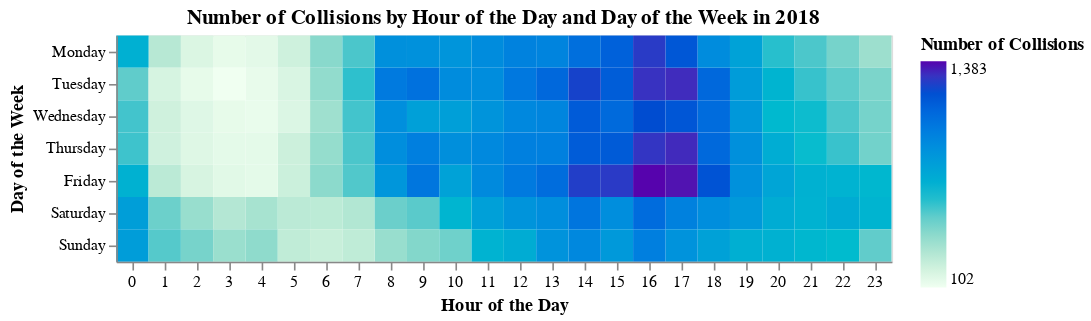

Source (notebook cell):
### Code cell
c1 = alt.Chart(collisions[['CRASH TIME INTERVAL', 'DAY NAME', 'YEAR']]).mark_rect(
    tooltip=True
).encode(
    x=alt.X('CRASH TIME INTERVAL:N',
            title='Hour of the Day',
            axis=alt.Axis(labelAngle=0)),
    y=alt.Y('DAY NAME:N',
            sort=['Monday', 'Tuesday', 'Wednesday', 'Thursday', 'Friday', 'Saturday', 'Sunday'],
            title='Day of the Week'),
    color=alt.Color('count():Q',
                    title='Number of Collisions',
                    scale=alt.Scale(range=['#f0fff1', '#5603ad'])),
    tooltip=['count()']
).properties(
    title='Number of Collisions by Hour of the Day and Day of the Week in 2018'
)

c1

### Figure 1 — Vega specification as saved in the notebook (floating-point values rounded to 4 significant figures; data arrays with more than 128 entries replaced by an {"elided": "..."} marker saying what was removed)
{"$schema": "https://vega.github.io/schema/vega/v5.json", "data": [{"name": "source_0"}, {"name": "data_0", "values": {"elided": "168 records"}}, {"name": "data_0_x_domain_CRASH TIME INTERVAL", "values": [{"CRASH TIME INTERVAL": 18}, {"CRASH TIME INTERVAL": 9}, {"CRASH TIME INTERVAL": 22}, {"CRASH TIME INTERVAL": 5}, {"CRASH TIME INTERVAL": 17}, {"CRASH TIME INTERVAL": 7}, {"CRASH TIME INTERVAL": 2}, {"CRASH TIME INTERVAL": 21}, {"CRASH TIME INTERVAL": 20}, {"CRASH TIME INTERVAL": 19}, {"CRASH TIME INTERVAL": 23}, {"CRASH TIME INTERVAL": 4}, {"CRASH TIME INTERVAL": 12}, {"CRASH TIME INTERVAL": 0}, {"CRASH TIME INTERVAL": 15}, {"CRASH TIME INTERVAL": 14}, {"CRASH TIME INTERVAL": 13}, {"CRASH TIME INTERVAL": 10}, {"CRASH TIME INTERVAL": 8}, {"CRASH TIME INTERVAL": 11}, {"CRASH TIME INTERVAL": 6}, {"CRASH TIME INTERVAL": 3}, {"CRASH TIME INTERVAL": 1}, {"CRASH TIME INTERVAL": 16}]}, {"name": "source_0_y_domain_DAY NAME", "values": [{"DAY NAME": "Sunday", "sort_field": 6.0}, {"DAY NAME": "Thursday", "sort_field": 3.0}, {"DAY NAME": "Saturday", "sort_field": 5.0}, {"DAY NAME": "Monday", "sort_field": 0.0}, {"DAY NAME": "Friday", "sort_field": 4.0}, {"DAY NAME": "Tuesday", "sort_field": 1.0}, {"DAY NAME": "Wednesday", "sort_field": 2.0}]}, {"name": "data_0_color_domain___count", "values": [{"min": 102, "max": 1383}]}], "signals": [{"name": "x_step", "value": 20}, {"name": "width", "update": "bandspace(domain('x').length, 0, 0) * x_step"}, {"name": "y_step", "value": 20}, {"name": "height", "update": "bandspace(domain('y').length, 0, 0) * y_step"}], "marks": [{"type": "rect", "name": "marks", "from": {"data": "data_0"}, "encode": {"update": {"tooltip": {"signal": "{\"Count of Records\": format(datum[\"__count\"], \"\")}"}, "x": {"field": "CRASH TIME INTERVAL", "scale": "x"}, "width": {"signal": "max(0.25, bandwidth('x'))"}, "y": {"field": "DAY NAME", "scale": "y"}, "height": {"signal": "max(0.25, bandwidth('y'))"}, "description": {"signal": "\"Hour of the Day: \" + (isValid(datum[\"CRASH TIME INTERVAL\"]) ? datum[\"CRASH TIME INTERVAL\"] : \"\"+datum[\"CRASH TIME INTERVAL\"]) + \"; Day of the Week: \" + (isValid(datum[\"DAY NAME\"]) ? datum[\"DAY NAME\"] : \"\"+datum[\"DAY NAME\"]) + \"; Number of Collisions: \" + (format(datum[\"__count\"], \"\")) + \"; Count of Records: \" + (format(datum[\"__count\"], \"\"))"}, "fill": {"field": "__count", "scale": "color"}}}, "style": ["rect"]}], "scales": [{"name": "x", "type": "band", "domain": {"data": "data_0_x_domain_CRASH TIME INTERVAL", "field": "CRASH TIME INTERVAL", "sort": true}, "range": {"step": {"signal": "x_step"}}, "paddingInner": 0, "paddingOuter": 0}, {"name": "y", "type": "band", "domain": {"data": "source_0_y_domain_DAY NAME", "field": "DAY NAME", "sort": {"op": "max", "field": "sort_field"}}, "range": {"step": {"signal": "y_step"}}, "paddingOuter": 0, "paddingInner": 0}, {"name": "color", "type": "linear", "domain": [{"signal": "(data(\"data_0_color_domain___count\")[0] || {}).min"}, {"signal": "(data(\"data_0_color_domain___count\")[0] || {}).max"}], "range": ["#f0fff1", "#5603ad"], "zero": false, "interpolate": "hcl"}], "axes": [{"scale": "x", "labelBaseline": "top", "orient": "bottom", "title": "Hour of the Day", "zindex": 1, "labelAngle": 0, "grid": false}, {"scale": "y", "zindex": 1, "orient": "left", "title": "Day of the Week", "grid": false}], "title": {"text": "Number of Collisions by Hour of the Day and Day of the Week in 2018", "frame": "group"}, "style": "cell", "legends": [{"title": "Number of Collisions", "fill": "color", "gradientLength": {"signal": "clamp(height, 64, 200)"}}], "background": "white", "padding": 5}
